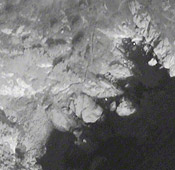
#> input picture notebooks/data/images/worldview-1.jpg, 175 x 170 px
$ jupyter execute 4_4_2_pseudo_color_image_processing_simple_steps.ipynb
#> lines starting #> are read from the running program, lines starting #| are printed output that depends on the picture
[cell 1]
"""
This program demonstrates how to convert a grayscale image into a pseudo-colored image
using three distinct colors based on intensity ranges. Pseudo-coloring is a technique
to enhance visual interpretation by mapping intensity values to specific colors.

Steps and functionality of the program:

1. **Load a grayscale image:**
   - The input is a single-channel grayscale image with intensity values ranging from 0 to 255.
   - OpenCV's `cv2.imread` is used to load the image in grayscale mode.

2. **Create a blank RGB image:**
   - An empty image with three channels (RGB) is initialized to store the pseudo-colored output.

3. **Map intensity ranges to colors:**
   - Intensity values are divided into three ranges:
     - Low intensity (0–85): Blue
     - Medium intensity (86–170): Green
     - High intensity (171–255): Red
   - Each pixel's intensity value is checked, and the corresponding color is assigned.

4. **Display the original and pseudo-colored images:**
   - The original grayscale image and the pseudo-colored image are displayed side by side
     using Matplotlib for easy comparison.

This simple program is useful for visualizing intensity variations in an image by applying
a pseudo-color transformation.
"""

import os
import cv2
import numpy as np
import matplotlib.pyplot as plt

# Step 1: Load the grayscale image

# Define the path to the grayscale image
image_path = os.path.join(os.getcwd(), 'data', 'images', 'worldview-1.jpg')  # Replace with your image path

# Check if the file exists
if not os.path.exists(image_path):
    raise FileNotFoundError(f"Image file not found: {image_path}")

# Load the image in grayscale mode
gray_image = cv2.imread(image_path, cv2.IMREAD_GRAYSCALE)
#> gray_image: shape (170, 175); min 27, max 244, mean 119

# Validate that the image was loaded successfully
if gray_image is None:
    raise ValueError(f"Failed to load the image at: {image_path}")


# Step 2: Create a blank RGB image
height, width = gray_image.shape
#> height = 170; width = 175
pseudo_color_image = np.zeros((height, width, 3), dtype=np.uint8)

# Step 3: Map intensity ranges to colors
for i in range(height):
    for j in range(width):
        intensity = gray_image[i, j]
        if intensity <= 85:  # Low intensity: Blue
            pseudo_color_image[i, j] = [255, 0, 0]  # BGR format (Blue)
        elif 86 <= intensity <= 170:  # Medium intensity: Green
            pseudo_color_image[i, j] = [0, 255, 0]  # BGR format (Green)
        else:  # High intensity: Red
            pseudo_color_image[i, j] = [0, 0, 255]  # BGR format (Red)
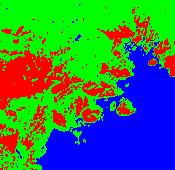
#> pseudo_color_image: shape (170, 175, 3); mean of channels 0, 1, 2 81.8, 120.2, 53; drawn as B, G, R

# Step 4: Convert the pseudo-color image to RGB for Matplotlib
pseudo_color_image_rgb = cv2.cvtColor(pseudo_color_image, cv2.COLOR_BGR2RGB)

# Step 5: Display the original and pseudo-colored images
plt.figure(figsize=(10, 5))

# Original grayscale image
plt.subplot(1, 2, 1)
plt.imshow(gray_image, cmap='gray')
plt.title("Original Grayscale")
plt.axis("off")

# Pseudo-colored image
plt.subplot(1, 2, 2)
plt.imshow(pseudo_color_image_rgb)
plt.title("Pseudo-Colored Image (3 Colors)")
plt.axis("off")

plt.tight_layout()
plt.show()
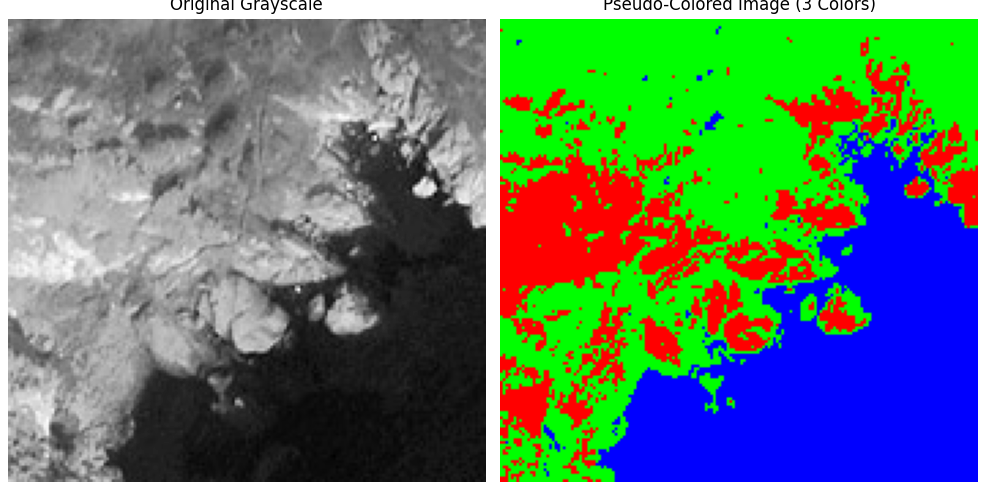
#> figure drawn by matplotlib, 2 panels

$ run again, with notebooks/data/images/blue_band.jpg copied over notebooks/data/images/worldview-1.jpg
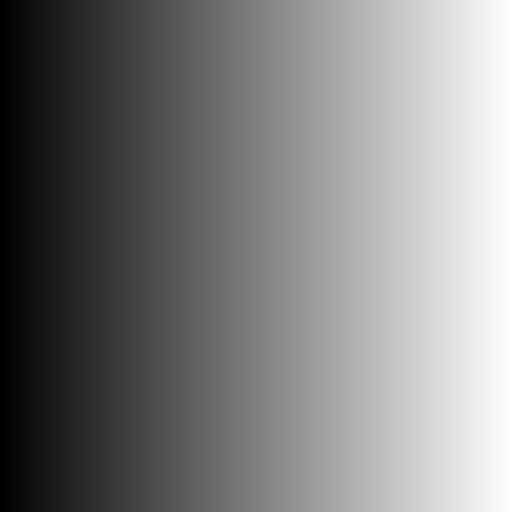
#> input picture notebooks/data/images/blue_band.jpg, 512 x 512 px
#> gray_image is the input picture: shape (512, 512); min 0, max 255, mean 127
#> after the loop `for i in range(height):`:
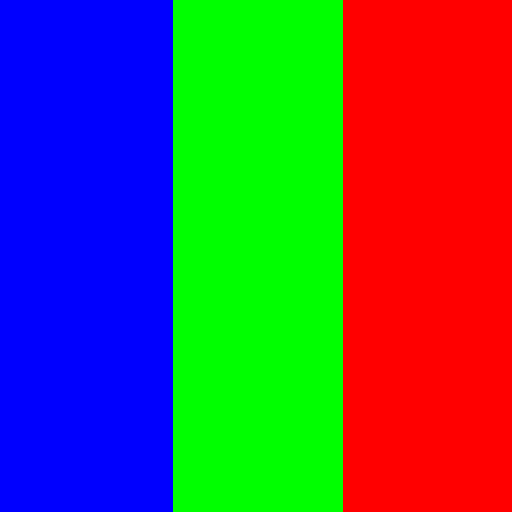
#> pseudo_color_image: shape (512, 512, 3); mean of channels 0, 1, 2 86.2, 84.7, 84.2; drawn as B, G, R
#> `plt.show()`:
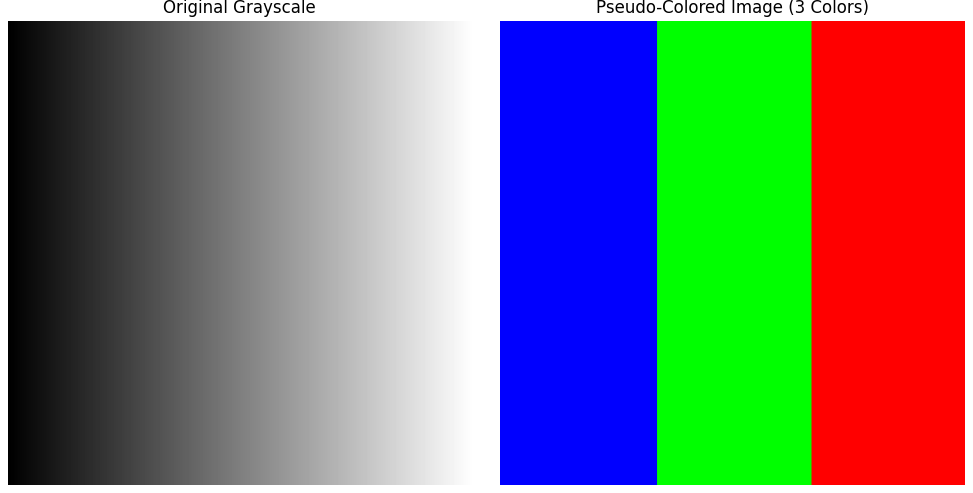
#> figure drawn by matplotlib, 2 panels

$ run again, with notebooks/data/images/color_high_contrast.jpg copied over notebooks/data/images/worldview-1.jpg
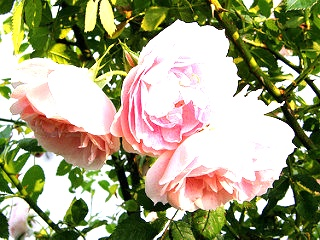
#> input picture notebooks/data/images/color_high_contrast.jpg, 320 x 240 px
#> after the loop `for i in range(height):`:
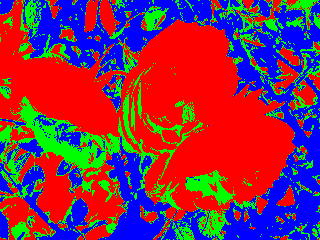
#> pseudo_color_image: shape (240, 320, 3); mean of channels 0, 1, 2 80.8, 47.2, 127; drawn as B, G, R
#> `plt.show()`:
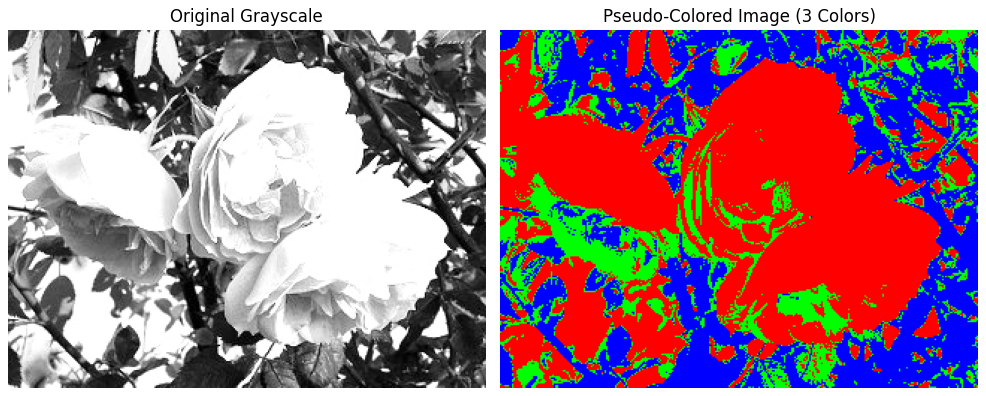
#> figure drawn by matplotlib, 2 panels
